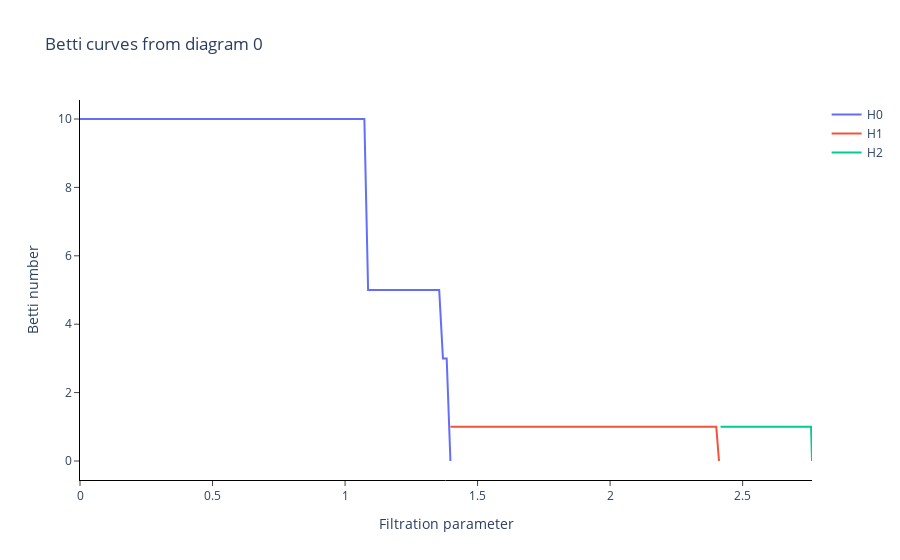

The cell this chart's notebook holds for it:
### Code cell
BC = BettiCurve()

X_betti_curves = BC.fit_transform(diagrams_basic)

BC.plot(X_betti_curves)
